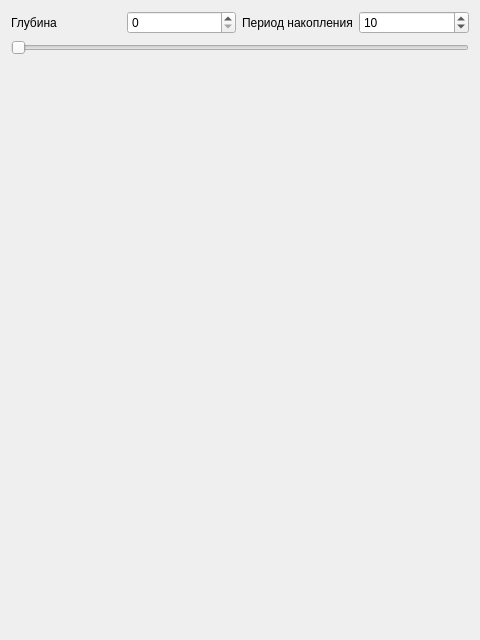
<?xml version="1.0" encoding="UTF-8"?>
<ui version="4.0">
 <class>PlotPolarization</class>
 <widget class="QWidget" name="PlotPolarization">
  <property name="geometry">
   <rect>
    <x>0</x>
    <y>0</y>
    <width>480</width>
    <height>640</height>
   </rect>
  </property>
  <property name="windowTitle">
   <string>Form</string>
  </property>
  <layout class="QVBoxLayout" name="verticalLayout">
   <item>
    <layout class="QGridLayout" name="gridLayout_3">
     <item row="0" column="0">
      <layout class="QGridLayout" name="gridLayout">
       <item row="0" column="0">
        <widget class="QLabel" name="label_2">
         <property name="text">
          <string>Глубина</string>
         </property>
        </widget>
       </item>
       <item row="0" column="2">
        <widget class="QLabel" name="label">
         <property name="text">
          <string>Период накопления</string>
         </property>
        </widget>
       </item>
       <item row="0" column="3">
        <widget class="QSpinBox" name="rasterPeriod">
         <property name="minimum">
          <number>1</number>
         </property>
         <property name="maximum">
          <number>1000</number>
         </property>
         <property name="value">
          <number>10</number>
         </property>
        </widget>
       </item>
       <item row="0" column="1">
        <widget class="QSpinBox" name="lay">
         <property name="maximum">
          <number>1000</number>
         </property>
        </widget>
       </item>
      </layout>
     </item>
     <item row="1" column="0">
      <widget class="QSlider" name="horizontalSlider">
       <property name="orientation">
        <enum>Qt::Horizontal</enum>
       </property>
      </widget>
     </item>
    </layout>
   </item>
   <item>
    <layout class="QHBoxLayout" name="horizontalLayout">
     <item>
      <widget class="QCustomPlot" name="plot" native="true">
       <property name="sizePolicy">
        <sizepolicy hsizetype="Expanding" vsizetype="Expanding">
         <horstretch>0</horstretch>
         <verstretch>0</verstretch>
        </sizepolicy>
       </property>
      </widget>
     </item>
    </layout>
   </item>
  </layout>
 </widget>
 <customwidgets>
  <customwidget>
   <class>QCustomPlot</class>
   <extends>QWidget</extends>
   <header>qcustomplot.h</header>
   <container>1</container>
  </customwidget>
 </customwidgets>
 <resources/>
 <connections>
  <connection>
   <sender>horizontalSlider</sender>
   <signal>valueChanged(int)</signal>
   <receiver>lay</receiver>
   <slot>setValue(int)</slot>
   <hints>
    <hint type="sourcelabel">
     <x>239</x>
     <y>49</y>
    </hint>
    <hint type="destinationlabel">
     <x>169</x>
     <y>22</y>
    </hint>
   </hints>
  </connection>
  <connection>
   <sender>lay</sender>
   <signal>valueChanged(int)</signal>
   <receiver>horizontalSlider</receiver>
   <slot>setValue(int)</slot>
   <hints>
    <hint type="sourcelabel">
     <x>169</x>
     <y>22</y>
    </hint>
    <hint type="destinationlabel">
     <x>239</x>
     <y>49</y>
    </hint>
   </hints>
  </connection>
 </connections>
</ui>
